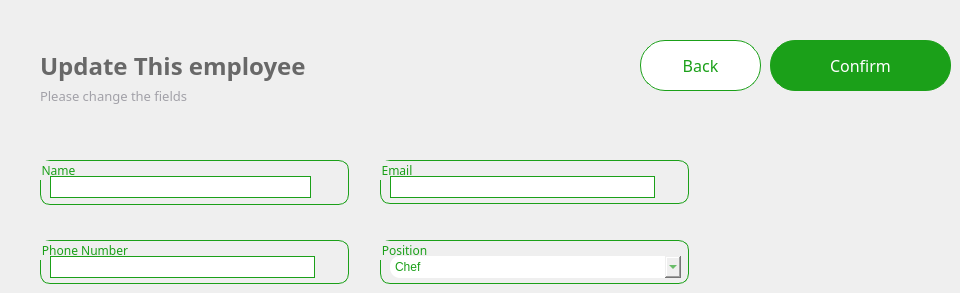
     <widget class="QWidget" name="update_employee">
      <widget class="QLabel" name="Sub_title_6">
       <property name="geometry">
        <rect>
         <x>40</x>
         <y>80</y>
         <width>291</width>
         <height>31</height>
        </rect>
       </property>
       <property name="font">
        <font>
         <family>Lexend Light</family>
         <pointsize>10</pointsize>
        </font>
       </property>
       <property name="cursor">
        <cursorShape>PointingHandCursor</cursorShape>
       </property>
       <property name="layoutDirection">
        <enum>Qt::LayoutDirection::LeftToRight</enum>
       </property>
       <property name="styleSheet">
        <string notr="true">background-color:transparent;
color: #A2A1A8;
border:none;</string>
       </property>
       <property name="text">
        <string>Please change the fields</string>
       </property>
       <property name="alignment">
        <set>Qt::AlignmentFlag::AlignLeading|Qt::AlignmentFlag::AlignLeft|Qt::AlignmentFlag::AlignVCenter</set>
       </property>
      </widget>
      <widget class="QGroupBox" name="position_3">
       <property name="geometry">
        <rect>
         <x>380</x>
         <y>240</y>
         <width>309</width>
         <height>44</height>
        </rect>
       </property>
       <property name="font">
        <font>
         <family>Lexend Light</family>
        </font>
       </property>
       <property name="styleSheet">
        <string notr="true">border-radius:10px;
border-color: rgb(27, 160, 25);
border-width : 1.2px;
border-style:solid;
color: rgb(27, 160, 25);
</string>
       </property>
       <property name="title">
        <string>Position</string>
       </property>
       <property name="alignment">
        <set>Qt::AlignmentFlag::AlignLeading|Qt::AlignmentFlag::AlignLeft|Qt::AlignmentFlag::AlignTop</set>
       </property>
       <property name="flat">
        <bool>false</bool>
       </property>
       <property name="checkable">
        <bool>false</bool>
       </property>
       <widget class="QComboBox" name="position_update">
        <property name="geometry">
         <rect>
          <x>10</x>
          <y>16</y>
          <width>291</width>
          <height>22</height>
         </rect>
        </property>
        <property name="styleSheet">
         <string notr="true">border:none;</string>
        </property>
        <item>
         <property name="text">
          <string>Chef </string>
         </property>
        </item>
        <item>
         <property name="text">
          <string>Manager</string>
         </property>
        </item>
        <item>
         <property name="text">
          <string>Tech</string>
         </property>
        </item>
       </widget>
      </widget>
      <widget class="QGroupBox" name="name_3">
       <property name="geometry">
        <rect>
         <x>40</x>
         <y>160</y>
         <width>309</width>
         <height>45</height>
        </rect>
       </property>
       <property name="font">
        <font>
         <family>Lexend Light</family>
        </font>
       </property>
       <property name="styleSheet">
        <string notr="true">border-radius:10px;
border-color: rgb(27, 160, 25);
border-width : 1.2px;
border-style:solid;
color: rgb(27, 160, 25);
</string>
       </property>
       <property name="title">
        <string>Name</string>
       </property>
       <property name="alignment">
        <set>Qt::AlignmentFlag::AlignLeading|Qt::AlignmentFlag::AlignLeft|Qt::AlignmentFlag::AlignTop</set>
       </property>
       <property name="flat">
        <bool>false</bool>
       </property>
       <property name="checkable">
        <bool>false</bool>
       </property>
       <widget class="QLineEdit" name="name_update">
        <property name="enabled">
         <bool>true</bool>
        </property>
        <property name="geometry">
         <rect>
          <x>10</x>
          <y>16</y>
          <width>261</width>
          <height>22</height>
         </rect>
        </property>
        <property name="styleSheet">
         <string notr="true">border-radius:0px;
border-color: rgb(27, 160, 25);
border-width : 0x;
color:grey;</string>
        </property>
        <property name="text">
         <string/>
        </property>
       </widget>
      </widget>
      <widget class="QGroupBox" name="email_6">
       <property name="geometry">
        <rect>
         <x>380</x>
         <y>160</y>
         <width>309</width>
         <height>44</height>
        </rect>
       </property>
       <property name="font">
        <font>
         <family>Lexend Light</family>
        </font>
       </property>
       <property name="styleSheet">
        <string notr="true">border-radius:10px;
border-color: rgb(27, 160, 25);
border-width : 1.2px;
border-style:solid;
color: rgb(27, 160, 25);
</string>
       </property>
       <property name="title">
        <string>Email</string>
       </property>
       <property name="alignment">
        <set>Qt::AlignmentFlag::AlignLeading|Qt::AlignmentFlag::AlignLeft|Qt::AlignmentFlag::AlignTop</set>
       </property>
       <property name="flat">
        <bool>false</bool>
       </property>
       <property name="checkable">
        <bool>false</bool>
       </property>
       <widget class="QLineEdit" name="email_update">
        <property name="geometry">
         <rect>
          <x>10</x>
          <y>16</y>
          <width>265</width>
          <height>22</height>
         </rect>
        </property>
        <property name="styleSheet">
         <string notr="true">border-radius:0px;
border-color: rgb(27, 160, 25);
border-width : 0x;
color:grey;</string>
        </property>
        <property name="text">
         <string/>
        </property>
        <property name="echoMode">
         <enum>QLineEdit::EchoMode::Normal</enum>
        </property>
       </widget>
      </widget>
      <widget class="QGroupBox" name="phone_number_6">
       <property name="geometry">
        <rect>
         <x>40</x>
         <y>240</y>
         <width>309</width>
         <height>44</height>
        </rect>
       </property>
       <property name="font">
        <font>
         <family>Lexend Light</family>
        </font>
       </property>
       <property name="styleSheet">
        <string notr="true">border-radius:10px;
border-color: rgb(27, 160, 25);
border-width : 1.2px;
border-style:solid;
color: rgb(27, 160, 25);
</string>
       </property>
       <property name="title">
        <string>Phone Number</string>
       </property>
       <property name="alignment">
        <set>Qt::AlignmentFlag::AlignLeading|Qt::AlignmentFlag::AlignLeft|Qt::AlignmentFlag::AlignTop</set>
       </property>
       <property name="flat">
        <bool>false</bool>
       </property>
       <property name="checkable">
        <bool>false</bool>
       </property>
       <widget class="QLineEdit" name="phone_update">
        <property name="geometry">
         <rect>
          <x>10</x>
          <y>16</y>
          <width>265</width>
          <height>22</height>
         </rect>
        </property>
        <property name="styleSheet">
         <string notr="true">border-radius:0px;
border-color: rgb(27, 160, 25);
border-width : 0x;
color:grey;</string>
        </property>
        <property name="text">
         <string/>
        </property>
        <property name="echoMode">
         <enum>QLineEdit::EchoMode::Normal</enum>
        </property>
       </widget>
      </widget>
      <widget class="QPushButton" name="confirm_update_btn">
       <property name="geometry">
        <rect>
         <x>770</x>
         <y>40</y>
         <width>181</width>
         <height>51</height>
        </rect>
       </property>
       <property name="styleSheet">
        <string notr="true">*{
border-radius:25px;
color:white;
font-family: Lexend;
font-size:16px;
border-color: rgb(27, 160, 25);
border-width : 1.2px;
border-style:solid;
background-color:#1ba019;
}
QPushButton:hover
{
background:#013220;
color:white;
border-left:3px solid white ; 
border-color:none;
border-radius:25px;
}
QPushButton:pressed
{
background:#013220;
color:white;
border-radius:25px;
font-family: Lexend;
font-size:16px;
border-left:3.2px solid white ; 


/*background: qlineargradient(x1: 0, y1: 0, x2: 0, y2: 1,
                                stop: 0 #ffffff, stop: 1 #dcdcdc);*/
}</string>
       </property>
       <property name="text">
        <string>Confirm</string>
       </property>
       <property name="iconSize">
        <size>
         <width>200</width>
         <height>200</height>
        </size>
       </property>
      </widget>
      <widget class="QLabel" name="Title_6">
       <property name="geometry">
        <rect>
         <x>40</x>
         <y>50</y>
         <width>381</width>
         <height>31</height>
        </rect>
       </property>
       <property name="font">
        <font>
         <family>Lexend</family>
         <pointsize>18</pointsize>
         <bold>true</bold>
        </font>
       </property>
       <property name="styleSheet">
        <string notr="true">color: rgb(104, 104, 104);
border:none;</string>
       </property>
       <property name="text">
        <string>Update This employee</string>
       </property>
      </widget>
      <widget class="QPushButton" name="update_back">
       <property name="geometry">
        <rect>
         <x>640</x>
         <y>40</y>
         <width>121</width>
         <height>51</height>
        </rect>
       </property>
       <property name="styleSheet">
        <string notr="true">*{
border-radius:25px;
color:#1ba019;
font-family: Lexend;
font-size:16px;
border-color: rgb(27, 160, 25);
border-width : 1.2px;
border-style:solid;
background-color:white;
}
QPushButton:hover
{
background:white;
color:#00b521;
border-left:3px solid #00b521 ; 
border-color:none;
border-radius:25px;
}
QPushButton:pressed
{
background:#013220;
color:#1ba019;
border-radius:25px;
font-family: Lexend;
font-size:16px;
border-left:3.2px solid #1BA019 ; 


/*background: qlineargradient(x1: 0, y1: 0, x2: 0, y2: 1,
                                stop: 0 #ffffff, stop: 1 #dcdcdc);*/
}</string>
       </property>
       <property name="text">
        <string>Back</string>
       </property>
       <property name="icon">
        <iconset resource="resources.qrc">
         <normaloff>:/images/back.png</normaloff>:/images/back.png</iconset>
       </property>
       <property name="iconSize">
        <size>
         <width>200</width>
         <height>200</height>
        </size>
       </property>
       <property name="autoRepeatInterval">
        <number>100</number>
       </property>
      </widget>
     </widget>
